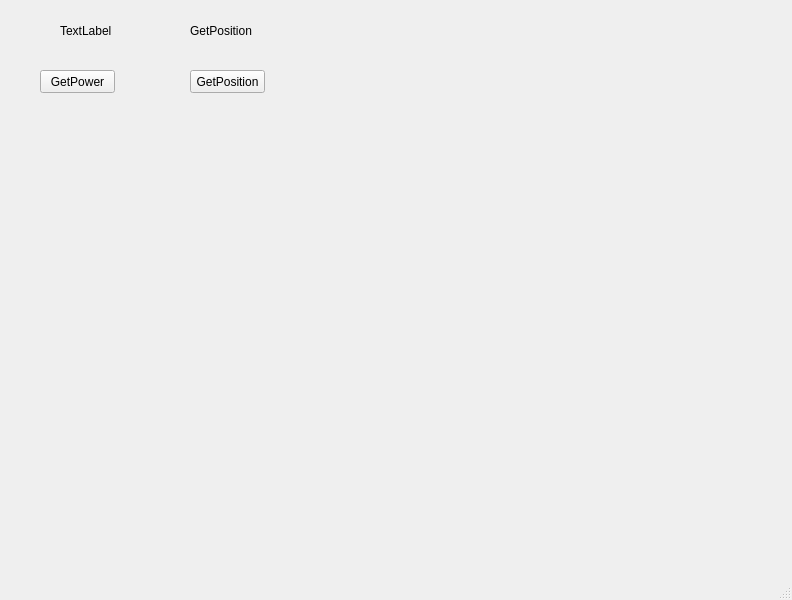
<?xml version="1.0" encoding="UTF-8"?>
<ui version="4.0">
 <class>MainWindow</class>
 <widget class="QMainWindow" name="MainWindow">
  <property name="geometry">
   <rect>
    <x>0</x>
    <y>0</y>
    <width>792</width>
    <height>600</height>
   </rect>
  </property>
  <property name="windowTitle">
   <string>MainWindow</string>
  </property>
  <widget class="QWidget" name="centralwidget">
   <widget class="QLabel" name="Label1">
    <property name="geometry">
     <rect>
      <x>60</x>
      <y>10</y>
      <width>141</width>
      <height>41</height>
     </rect>
    </property>
    <property name="text">
     <string>TextLabel</string>
    </property>
   </widget>
   <widget class="QPushButton" name="pushButton">
    <property name="geometry">
     <rect>
      <x>40</x>
      <y>70</y>
      <width>75</width>
      <height>23</height>
     </rect>
    </property>
    <property name="text">
     <string>GetPower</string>
    </property>
   </widget>
   <widget class="QLabel" name="Label2">
    <property name="geometry">
     <rect>
      <x>190</x>
      <y>10</y>
      <width>141</width>
      <height>41</height>
     </rect>
    </property>
    <property name="text">
     <string>GetPosition</string>
    </property>
   </widget>
   <widget class="QPushButton" name="pushButton2">
    <property name="geometry">
     <rect>
      <x>190</x>
      <y>70</y>
      <width>75</width>
      <height>23</height>
     </rect>
    </property>
    <property name="text">
     <string>GetPosition</string>
    </property>
   </widget>
  </widget>
  <widget class="QMenuBar" name="menubar">
   <property name="geometry">
    <rect>
     <x>0</x>
     <y>0</y>
     <width>792</width>
     <height>21</height>
    </rect>
   </property>
  </widget>
  <widget class="QStatusBar" name="statusbar"/>
 </widget>
 <resources/>
 <connections/>
</ui>
